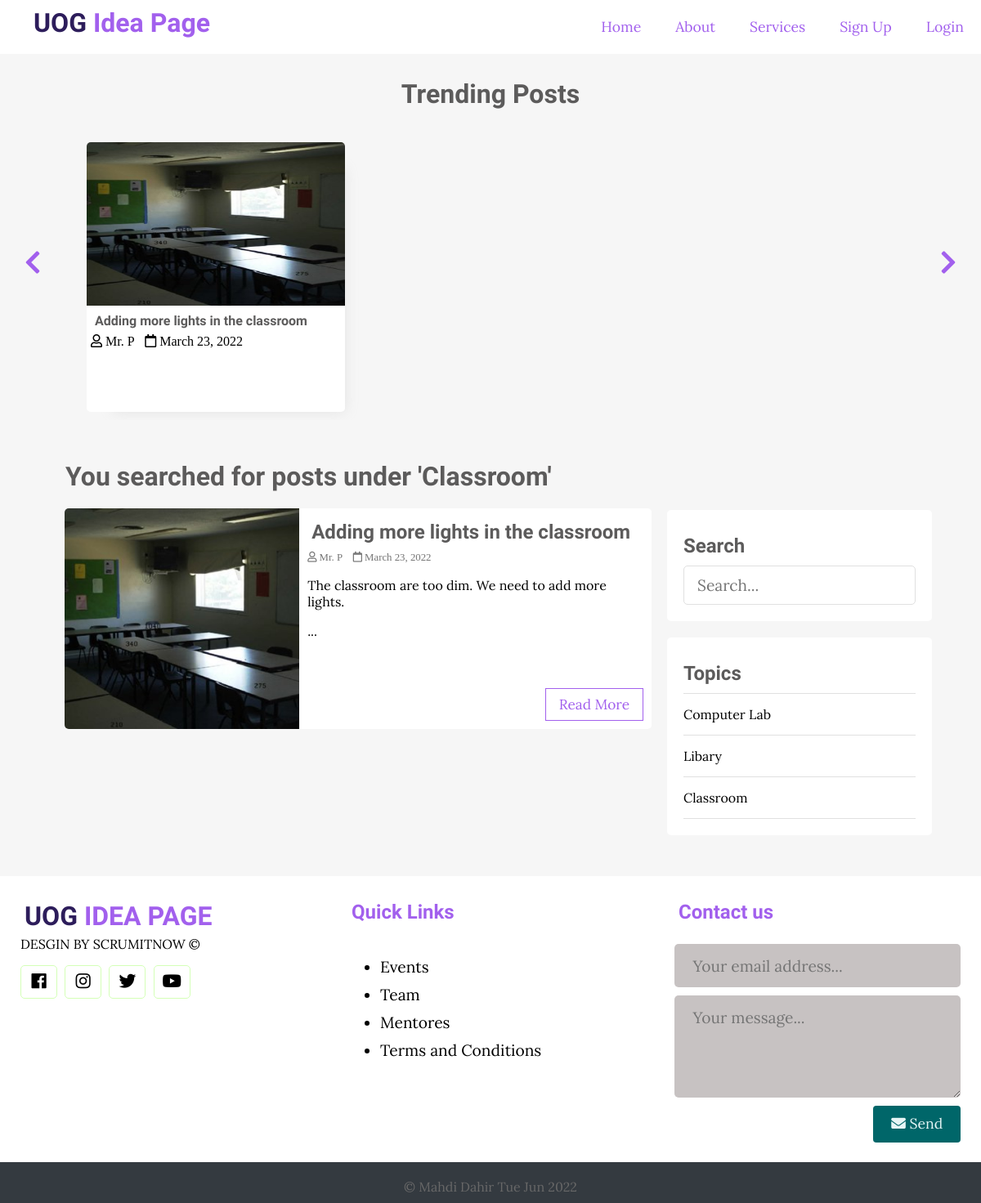
The app's page /index.php?t_id=10&name=Classroom with its own data.
### tables this page shows
CREATE TABLE `posts` (
  `id` int(11) NOT NULL,
  `user_id` int(11) NOT NULL,
  `topic_id` int(11) DEFAULT NULL,
  `title` varchar(255) NOT NULL,
  `image` varchar(255) NOT NULL,
  `body` text NOT NULL,
  `published` tinyint(4) NOT NULL,
  `created_at` datetime NOT NULL DEFAULT current_timestamp()
);

CREATE TABLE `users` (
  `id` int(11) NOT NULL,
  `admin` tinyint(4) NOT NULL,
  `username` varchar(255) NOT NULL,
  `email` varchar(255) NOT NULL,
  `password` varchar(255) NOT NULL,
  `created_at` timestamp NOT NULL DEFAULT current_timestamp()
);

CREATE TABLE `topics` (
  `id` int(11) NOT NULL,
  `name` varchar(100) NOT NULL,
  `description` text NOT NULL
);

### app/database/db.php (called while the page is built, shortened)
<?php
require('connect.php');
function executeQuery($sql, $data)
{
    global $conn;
    $stmt = $conn->prepare($sql);
    $values = array_values($data);
    $types = str_repeat('s', count($values));
    $stmt->bind_param($types, ...$values);
    $stmt->execute();
    return $stmt;
}
function selectAll($table, $conditions = [])
{
    global $conn;
    $sql = "SELECT * FROM $table";
    if (empty($conditions)) {
        $stmt = $conn->prepare($sql);
        $stmt->execute();
        $records = $stmt->get_result()->fetch_all(MYSQLI_ASSOC);
        return $records;
    }
}
function getPostsByTopicId($topic_id)
{
    $sql = "SELECT p.*, u.username FROM posts AS p JOIN users AS u ON p.user_id=u.id WHERE p.published=? AND topic_id=?";
    $stmt = executeQuery($sql, ['published' => 1, 'topic_id' => $topic_id]);
    $records = $stmt->get_result()->fetch_all(MYSQLI_ASSOC);
    return $records;
}

### app/controllers/topics.php (called while the page is built, shortened)
<?php
include(ROOT_PATH . "/app/database/db.php");
$table = 'topics';
$topics = selectAll($table);

### index.php (the view, shortened to what this page needs)
<?php
include(ROOT_PATH . "/app/controllers/topics.php");
$posts = array();
$postsTitle = 'Recent Posts';
if (isset($_GET['t_id'])) {
  $posts = getPostsByTopicId($_GET['t_id']);
  $postsTitle = "You searched for posts under '" . $_GET['name'] . "'";
} else if (isset($_POST['search-term'])) {
  $postsTitle = "You searched for '" . $_POST['search-term'] . "'";
  $posts = searchPosts($_POST['search-term']);
} else {
  $posts = getPublishedPosts();
}
?>
<!DOCTYPE html>
<html lang="en">
<head>
  <link rel="stylesheet" href="https://use.fontawesome.com/releases/v5.7.2/css/all.css">
  <link rel="stylesheet" href="assets/css/newsystle1.css">
</head>
<body>
  <?php include(ROOT_PATH . "/app/includes/header.php"); ?>
  <div class="page-wrapper">
    <div class="post-slider">
      <h1 class="slider-title">Trending Posts </h1>
      <i class="fas fa-chevron-left prev"></i>
      <i class="fas fa-chevron-right next"></i>
      <div class="post-wrapper">
        <?php foreach ($posts as $post) : ?>
          <div class="post">
            <img src="<?php echo BASE_URL . '/assets/images/' . $post['image']; ?>" alt="" class="slider-image">
            <div class="post-info">
              <h4><a href="single.php?id=<?php echo $post['id']; ?>"><?php echo $post['title']; ?></a></h4>
              <i class="far fa-user"> <?php echo $post['username']; ?></i>
              <i class="far fa-calendar"> <?php echo date('F j, Y', strtotime($post['created_at'])); ?></i>
            </div>
          </div>
        <?php endforeach; ?>
      </div>
    </div>
    <div class="content clearfix">
      <div class="main-content">
        <h1 class="recent-post-title"><?php echo $postsTitle ?></h1>
        <?php foreach ($posts as $post) : ?>
          <div class="post clearfix">
            <img src="<?php echo BASE_URL . '/assets/images/' . $post['image']; ?>" alt="" class="post-image">
            <div class="post-preview">
              <h2><a href="single.php?id=<?php echo $post['id']; ?>"><?php echo $post['title']; ?></a></h2>
              <i class="far fa-user"> <?php echo $post['username']; ?></i>
              <i class="far fa-calendar"> <?php echo date('F j, Y', strtotime($post['created_at'])); ?></i>
              <p class="preview-text">
                <?php echo html_entity_decode(substr($post['body'], 0, 150) . '...'); ?>
              </p>
              <a href="single.php?id=<?php echo $post['id']; ?>" class="btn read-more">Read More</a>
            </div>
          </div>
        <?php endforeach; ?>
      </div>
      <div class="sidebar">
        <div class="section search">
          <h2 class="section-title">Search</h2>
          <form action="index.php" method="post">
            <input type="text" name="search-term" class="text-input" placeholder="Search...">
          </form>
        </div>
        <div class="section topics">
          <h2 class="section-title">Topics</h2>
          <ul>
            <?php foreach ($topics as $key => $topic) : ?>
              <li><a href="<?php echo BASE_URL . '/index.php?t_id=' . $topic['id'] . '&name=' . $topic['name'] ?>"><?php echo $topic['name']; ?></a></li>
            <?php endforeach; ?>
          </ul>
        </div>
      </div>
    </div>
  </div>
  <?php include(ROOT_PATH . "/app/includes/footer.php"); ?>
</body>
</html>

### assets/css/newsystle1.css (style rules this page uses)
* { box-sizing: border-box }
html, body { height: 100%; padding: 0px; margin: 0px; background: #f6f6f6; font-family: 'Lora', serif; }
h1, h2, h3, h4, h5, h6 { font-family: 'Candal', serif; color: #5c5b5b; margin: 5px; }
a { text-decoration: none; color: inherit; }
.clearfix::after { content: ''; display: block; clear: both; }
.btn { padding: .5rem 1rem; background: #006669; color: rgb(230, 245, 245); border: 1px solid transparent; border-radius: .25rem; font-size: 1.08em; font-family: 'Lora', serif; }
.text-input { padding: .7rem 1rem; display: block; width: 100%; border-radius: 5px; border: 1px solid #e0e0e0; outline: none; color: #444; line-height: 1.5rem; font-size: 1.2em; font-family: 'Lora', serif; }
.page-wrapper { min-height: 100%; }
.post-slider { position: relative; }
.post-slider .slider-title { text-align: center; margin: 30px auto; }
.post-slider .next { position: absolute; top: 50%; right: 30px; font-size: 2em; color: #A260ED; cursor: pointer; }
.post-slider .prev { position: absolute; top: 50%; left: 30px; font-size: 2em; color: #A260ED; cursor: pointer; }
.post-slider .post-wrapper { width: 84%; height: 350px; margin: 0px auto; overflow: hidden; padding: 10px 0px 10px 0px; }
.post-slider .post-wrapper .post { width: 300px; height: 330px; margin: 0px 10px; display: inline-block; background: white; border-radius: 5px; box-shadow: 1rem 1rem 1rem -1rem #a0a0a033; }
.post-slider .post-wrapper .post .post-info { height: 130px; padding: 0px 5px; }
.post-slider .post-wrapper .post .slider-image { width: 100%; height: 200px; border-top-left-radius: 5px; border-top-right-radius: 5px; }
.content { width: 90%; margin: 30px auto 30px; }
.content .main-content { width: 70%; float: left; }
.content .main-content .post { width: 95%; height: 270px; margin: 20px auto; border-radius: 5px; background: white; position: relative; }
.content .main-content .post .post-preview i { color: #757575; font-size: .8em; }
.content .main-content .post .preview-text { line-height: 1.5em; font-size: 1.03em; color: #444; }
.content .main-content .post .read-more { position: absolute; bottom: 10px; right: 10px; border: 1px solid #A260ED; background: transparent; border-radius: 0px; color: #A260ED !important; }
.content .main-content .post .post-image { width: 40%; height: 100%; float: left; border-top-left-radius: 5px; border-bottom-left-radius: 5px; }
.content .main-content .post .post-preview { width: 60%; padding: 10px; float: right; }
.content .main-content .recent-post-title { margin: 20px; }
.content .sidebar { width: 30%; float: left; }
.content .sidebar .section { background: white; padding: 20px; border-radius: 5px; margin-bottom: 20px; }
.content .sidebar .section .section-title { margin: 10px 0px 10px 0px; }
.content .sidebar .section.search { margin-top: 80px; }
.content .sidebar .section.topics ul { margin: 0px; padding: 0px; list-style: none; border-top: 1px solid #e0e0e0; }
.content .sidebar .section.topics ul li a { display: block; padding: 15px 0px 15px 0px; border-bottom: 1px solid #e0e0e0; transition: all 0.3s; }

### records on screen
posts: image (picture), title "Adding more lights in the classroom", user.username "Mr. P", created_at "March 23, 2022", body "The classroom are too dim. We need to add more lights. ..."
topics: name "Computer Lab"
topics: name "Libary"
topics: name "Classroom"

### other values on screen
$postsTitle "You searched for posts under 'Classroom'"
